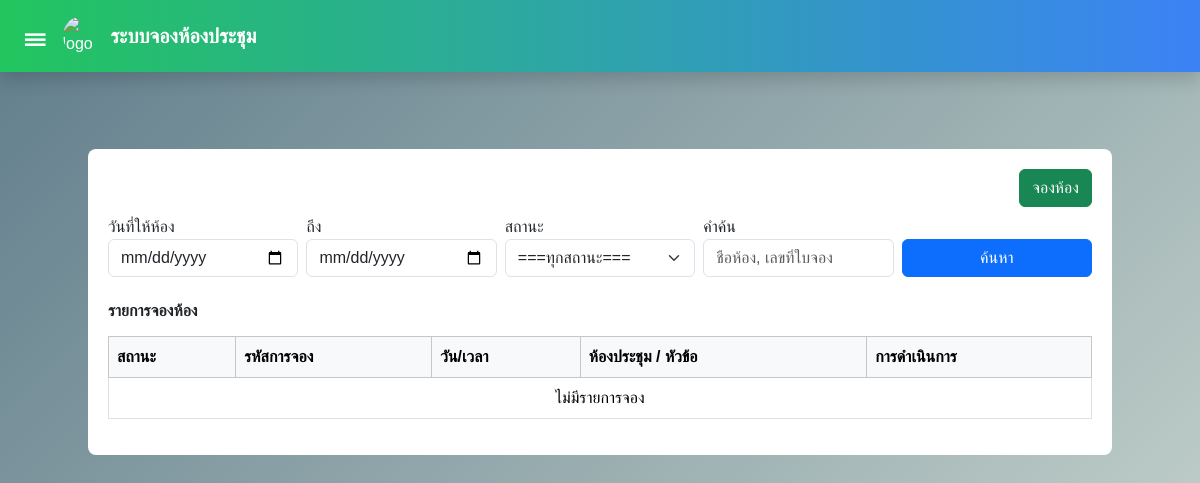
The page /RoomBooking (signed in) on the database as committed earlier.
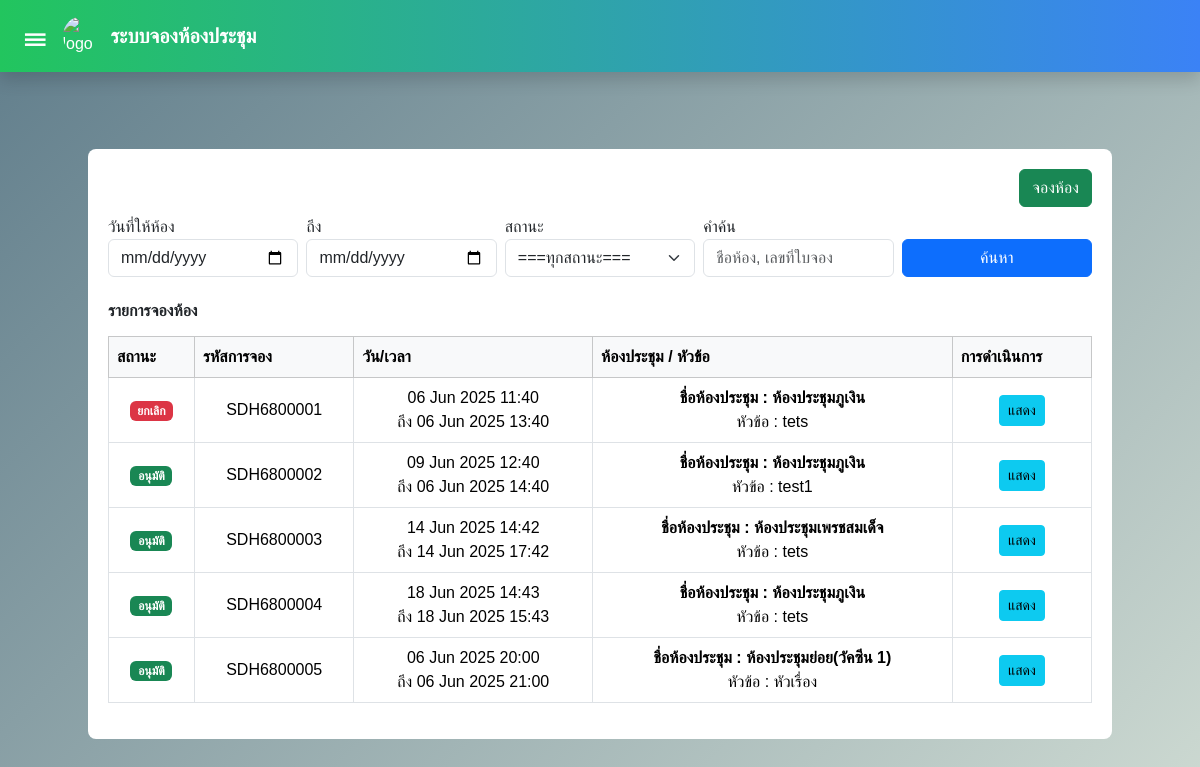
The same page on the database as committed later.
### myapp/models.py (models this page shows, shortened)
class Booking(models.Model):
    STATUS_CHOICES = [
        ('approved', 'อนุมัติ'),
        ('pending', 'รออนุมัติ'),
        ('cancelled', 'ยกเลิก'),
    ]
    booking_code = models.CharField(max_length=20, unique=True, blank=True)
    room_name = models.CharField(max_length=100)
    n_req = models.CharField(max_length=100)
    n_ph = models.CharField(max_length=10)
    h_pr = models.CharField(max_length=100)
    n_count = models.IntegerField(default=0)
    n_list = models.CharField(max_length=500, blank=True)
    dpm_sd = models.CharField(max_length=100, default='-')
    topic = models.TextField(blank=True)
    start_datetime = models.DateTimeField()
    end_datetime = models.DateTimeField()
    status = models.CharField(max_length=20, choices=STATUS_CHOICES, default='approved')
    description = models.TextField()
    equipment_list = models.ManyToManyField(Equipment, blank=True)

### myapp/views.py (the view)
# urls.py: path('RoomBooking', views.roombooking_view, name='roombooking'),# ✅ ใช้ชื่อใหม่
@login_required
def roombooking_view(request):
    bookings = Booking.objects.all()
    start_date = request.GET.get('start_date')
    end_date = request.GET.get('end_date')
    status = request.GET.get('status')
    query = request.GET.get('q')
    if start_date:
        bookings = bookings.filter(start_datetime__date__gte=start_date)
    if end_date:
        bookings = bookings.filter(end_datetime__date__lte=end_date)
    if status:
        bookings = bookings.filter(status=status)
    if query:
        bookings = bookings.filter(
            Q(room_name__icontains=query) |
            Q(booking_code__icontains=query)
        )
    context = {
        'bookings': bookings,
        'selected_status': status,
    }
    return render(request, 'roombooking_list.html', context)

### myapp/templates/roombooking_list.html (shortened to what this page needs)
{% extends "base1.html" %}
{% load static %}
{% block head %}
  <script src="https://cdn.tailwindcss.com"></script>
  <link href="https://cdn.jsdelivr.net/npm/bootstrap@5.3.4/dist/css/bootstrap.min.css" rel="stylesheet">
  <link rel="stylesheet" href="https://cdn.datatables.net/1.13.4/css/jquery.dataTables.min.css">
{% endblock %}
{% block content %}
<html>
<body>
<hr class="border-gray-500 mb-4">
<div class="w-full px-2">
    <div id="main-content" class="flex flex-wrap gap-4 mt-4 justify-center content-transition">
      <div class="pt-20 w-full max-w-screen-lg">
        <div class="content-container w-full">
          <div class="d-flex justify-content-end mb-2">
            <a href="{% url 'book_room' %}" class="btn btn-success">จองห้อง</a>
          </div>
          <form method="get" class="grid grid-cols-1 md:grid-cols-5 gap-2 mb-4">
            <div>
              <label>วันที่ให้ห้อง</label>
              <input type="date" class="form-control" name="start_date" value="{{ request.GET.start_date }}">
            </div>
            <div>
              <label>ถึง</label>
              <input type="date" class="form-control" name="end_date" value="{{ request.GET.end_date }}">
            </div>
            <div>
              <label>สถานะ</label>
              <select class="form-select" name="status">
                <option value="">===ทุกสถานะ===</option>
              </select>
            </div>
            <div>
              <label>คำค้น</label>
              <input type="text" class="form-control" placeholder="ชื่อห้อง, เลขที่ใบจอง" name="q"
                value="{{ request.GET.q }}">
            </div>
            <div class="flex items-end">
              <button type="submit" class="btn btn-primary w-full">ค้นหา</button>
            </div>
          </form>
          <h5 class="mb-3"><strong>รายการจองห้อง</strong></h5>
          <div class="overflow-x-auto">
            <table id="booking-table" class="table table-bordered w-full text-sm md:text-base">
              <thead class="table-light">
                <tr>
                  <th>สถานะ</th>
                  <th>รหัสการจอง</th>
                  <th>วัน/เวลา</th>
                  <th>ห้องประชุม / หัวข้อ</th>
                  <th>การดำเนินการ</th>
                </tr>
              </thead>
              <tbody>
                {% for booking in bookings %}
                <tr>
                  <td class="align-middle text-center">
                    {% if booking.status == "approved" %}
                    <span class="badge bg-success">อนุมัติ</span>
                    {% elif booking.status == "pending" %}
                    <span class="badge bg-warning text-dark">รออนุมัติ</span>
                    {% elif booking.status == "cancelled" %}
                    <span class="badge bg-danger">ยกเลิก</span>
                    {% endif %}
                  </td>
                  <td class="text-center align-middle">{{ booking.booking_code }}</td>
                  <td class="text-center align-middle">
                    {{ booking.start_datetime|date:"d M Y H:i" }}<br>
                    ถึง {{ booking.end_datetime|date:"d M Y H:i" }}
                  </td>
                  <td class="text-center align-middle">
                    <strong>ชื่อห้องประชุม : {{ booking.room_name }}</strong><br>
                    หัวข้อ : {{ booking.topic }}
                  </td>
                  <td class="text-center align-middle">
                    <a href="{% url 'booking_detail' booking.id %}" class="btn btn-sm btn-info">แสดง</a>
                  </td>
                </tr>
                {% empty %}
                <tr>
                  <td colspan="5" class="text-center">ไม่มีรายการจอง</td>
                </tr>
                {% endfor %}
              </tbody>
            </table>
          </div>
        </div>
      </div>
    </div>
  </div>
</body>
</body>
</html>
{% endblock %}

### myapp/templates/base1.html (shortened to what this page needs)
{% load static %}
<!DOCTYPE html>
<html lang="th">
<head>
  {% block head %}{% endblock %}
  <script src="https://cdn.tailwindcss.com"></script>
  <script src="https://cdn.tailwindcss.com"></script>
  <link href="{% static 'fullcalendar/main.min.css' %}" rel="stylesheet" />
  </head>
<body class="bg-gray-100">
  <nav class="fixed top-0 left-0 right-0 bg-gradient-to-r from-green-500 to-blue-500 text-white flex justify-between items-center px-4 py-3 shadow z-50">
    <div class="flex items-center space-x-2">
      <button id="hamburger" onclick="toggleSidebar()" class="text-3xl text-white mr-2">&#9776;</button>
      <a href="/"><img src="https://sdh.go.th/img/sdh.jpg" class="w-10 h-10 rounded-full" alt="logo"></a>
      <span class="text-xl font-bold">ระบบจองห้องประชุม</span>
    </div>
  </nav>
  <div id="main-content" class="flex-1 p-6 content-transition">
    {% block content %}
    {% endblock %}

### myapp/templates/roombooking_list.html (style rules this page uses)
.content-transition { transition: all 0.3s; }
.content-container { padding: 20px; background-color: white; margin-top: 20px; border-radius: 8px; }
.table> :not(caption)>*>* { vertical-align: middle; }
body { font-family: 'Sarabun', sans-serif; margin: 16px; animation: gradientBG 15s infinite alternate; background: linear-gradient(-45deg, #4FC3F7, #81C784, #F1F8E9, #607D8B, #F1F8E9); background-size: 400% 400%; }

### myapp/templates/base1.html (style rules this page uses)
.content-transition { transition: all 0.3s; }

Rows that differ between the two databases and show on the page:
added Booking: status "ยกเลิก", booking_code "SDH6800001", start_datetime "06 Jun 2025 11:40", end_datetime "06 Jun 2025 13:40", room_name "ห้องประชุมภูเงิน", topic "tets"
added Booking: status "อนุมัติ", booking_code "SDH6800002", start_datetime "09 Jun 2025 12:40", end_datetime "06 Jun 2025 14:40", room_name "ห้องประชุมภูเงิน", topic "test1"
added Booking: status "อนุมัติ", booking_code "SDH6800003", start_datetime "14 Jun 2025 14:42", end_datetime "14 Jun 2025 17:42", room_name "ห้องประชุมเพรชสมเด็จ", topic "tets"
added Booking: status "อนุมัติ", booking_code "SDH6800004", start_datetime "18 Jun 2025 14:43", end_datetime "18 Jun 2025 15:43", room_name "ห้องประชุมภูเงิน", topic "tets"
added Booking: status "อนุมัติ", booking_code "SDH6800005", start_datetime "06 Jun 2025 20:00", end_datetime "06 Jun 2025 21:00", room_name "ห้องประชุมย่อย(วัคซีน 1)", topic "หัวเรื่อง"
Other text that changed with them:
text no longer shown: "ไม่มีรายการจอง"
